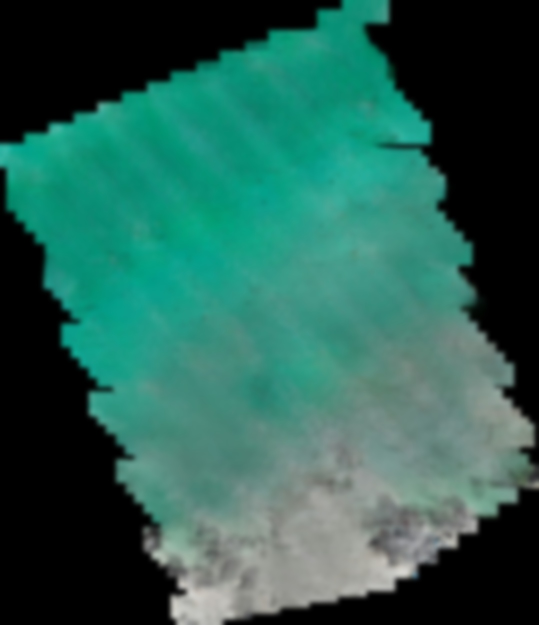
#> input picture DepthCalculate/3DTest/blured_map.jpg, 1077 x 1250 px (shown at 1/2 size)
$ python DepthCalculator3D.py
#> lines starting #> are read from the running program, lines starting #| are printed output that depends on the picture
import cv2
import numpy as np
import matplotlib.pyplot as plt
from matplotlib import cm

# Parameters
map_image_path = "blured_map.jpg"
original_image_path = "original.jpg"
scale = 0.55
depth_range = 40
shore_color_threshold = 20  # color distance threshold for shore masking

# Load images
map_img = cv2.imread(map_image_path)
#> map_img is the input picture: shape (1250, 1077, 3); mean B, G, R 82, 93, 40.5
original_img = cv2.imread(original_image_path)
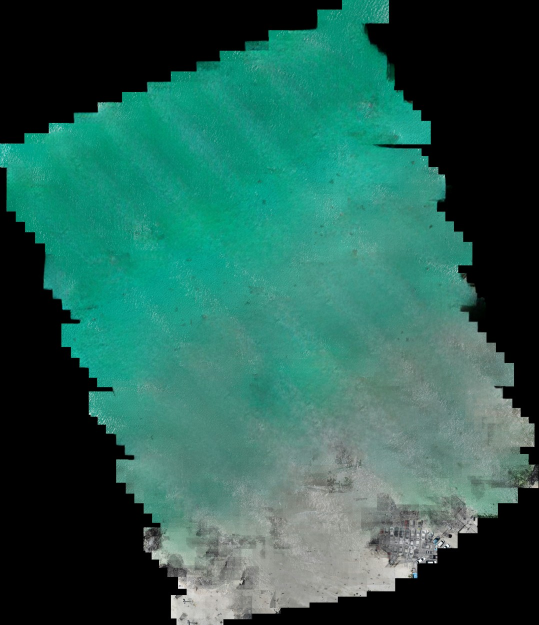
#> input picture DepthCalculate/3DTest/original.jpg, 1077 x 1250 px (shown at 1/2 size)
#> original_img is the input picture: shape (1250, 1077, 3); mean B, G, R 82, 92.9, 40.5

if map_img is None or original_img is None:
    print("Failed to load one or both images.")
    exit()

# Resize for user input interface
resized_original = cv2.resize(original_img, (0, 0), fx=scale, fy=scale)
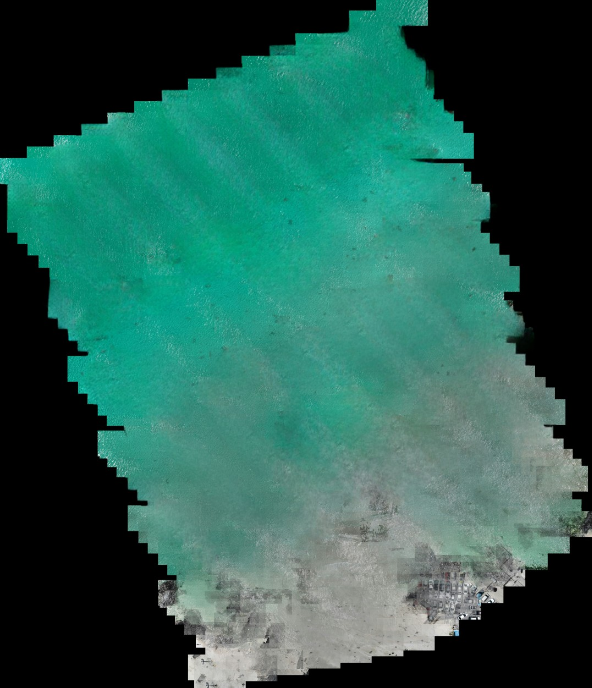
#> resized_original: shape (688, 592, 3); mean B, G, R 81.9, 92.9, 40.4
resized_map = cv2.resize(map_img, (0, 0), fx=scale, fy=scale)
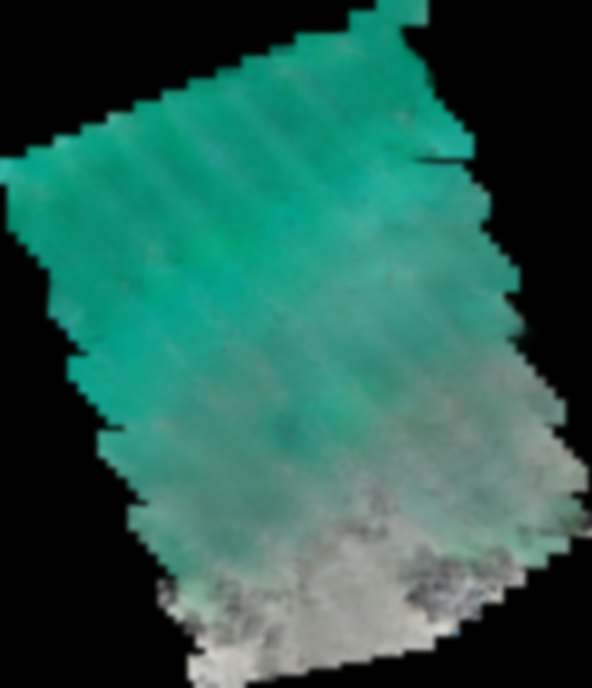
#> resized_map: shape (688, 592, 3); mean B, G, R 82, 92.9, 40.4
h, w = resized_original.shape[:2]
#> h = 688; w = 592

click_data = []

# Mouse callback
def on_mouse(event, x, y, flags, param):
    if event == cv2.EVENT_LBUTTONDOWN:
        ref_color = resized_map[y, x]
        print(f"Clicked color (BGR): {ref_color}")
        try:
            depth = float(input("Enter depth at this point (cm): "))
            click_data.append((ref_color.astype(np.float32), x, y, depth))
        except:
            print("Invalid input")

cv2.namedWindow("Click on original (ESC to finish)")
cv2.setMouseCallback("Click on original (ESC to finish)", on_mouse)

# Input loop
while True:
    temp = resized_original.copy()
    for _, x, y, _ in click_data:
        cv2.circle(temp, (x, y), 5, (0, 0, 255), -1)
    cv2.imshow("Click on original (ESC to finish)", temp)
    if cv2.waitKey(1) & 0xFF == 27:
#> (key Esc is pressed here)
        break
cv2.destroyAllWindows()

if len(click_data) < 1:
    print("No input points.")
    exit()
#> (the program exits here)
